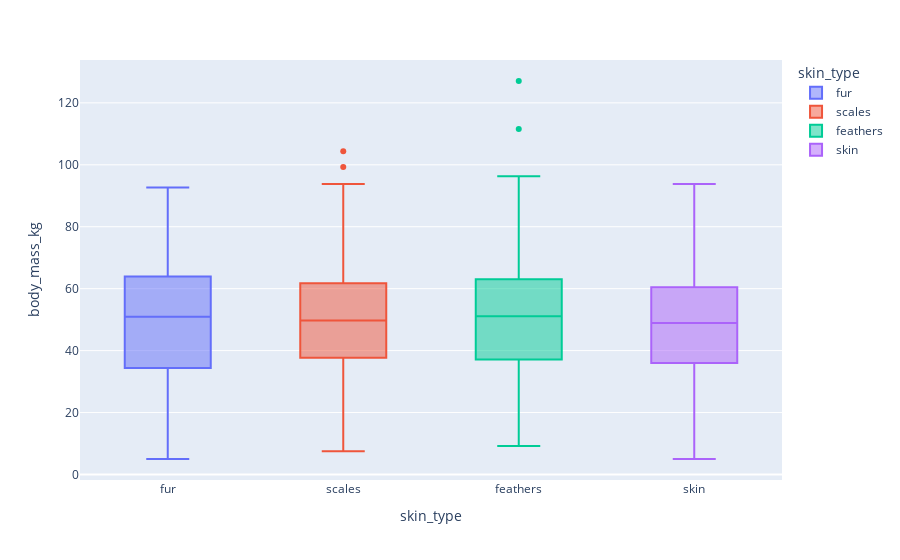

Here is the notebook cell this chart was saved with:
### Code cell
# Plot de distribuição (Box Plot) por skin_type e body_mass_kg
px.box(df_eda, x='skin_type', y='body_mass_kg', color='skin_type')

### Figure 1 — Plotly figure (JSON) as saved in the notebook; plotly's stock layout.template omitted (floating-point values rounded to 4 significant figures; data arrays with more than 128 entries replaced by an {"elided": "..."} marker saying what was removed)
{"data": [{"alignmentgroup": "True", "hovertemplate": "skin_type=%{x}<br>body_mass_kg=%{y}<extra></extra>", "legendgroup": "fur", "marker": {"color": "#636efa"}, "name": "fur", "notched": false, "offsetgroup": "fur", "orientation": "v", "showlegend": true, "type": "box", "x": {"elided": "151 str values"}, "x0": " ", "xaxis": "x", "y": {"elided": "151 float values"}, "y0": " ", "yaxis": "y"}, {"alignmentgroup": "True", "hovertemplate": "skin_type=%{x}<br>body_mass_kg=%{y}<extra></extra>", "legendgroup": "scales", "marker": {"color": "#EF553B"}, "name": "scales", "notched": false, "offsetgroup": "scales", "orientation": "v", "showlegend": true, "type": "box", "x": {"elided": "143 str values"}, "x0": " ", "xaxis": "x", "y": {"elided": "143 float values"}, "y0": " ", "yaxis": "y"}, {"alignmentgroup": "True", "hovertemplate": "skin_type=%{x}<br>body_mass_kg=%{y}<extra></extra>", "legendgroup": "feathers", "marker": {"color": "#00cc96"}, "name": "feathers", "notched": false, "offsetgroup": "feathers", "orientation": "v", "showlegend": true, "type": "box", "x": {"elided": "150 str values"}, "x0": " ", "xaxis": "x", "y": {"elided": "150 float values"}, "y0": " ", "yaxis": "y"}, {"alignmentgroup": "True", "hovertemplate": "skin_type=%{x}<br>body_mass_kg=%{y}<extra></extra>", "legendgroup": "skin", "marker": {"color": "#ab63fa"}, "name": "skin", "notched": false, "offsetgroup": "skin", "orientation": "v", "showlegend": true, "type": "box", "x": {"elided": "156 str values"}, "x0": " ", "xaxis": "x", "y": {"elided": "156 float values"}, "y0": " ", "yaxis": "y"}], "layout": {"boxmode": "overlay", "legend": {"title": {"text": "skin_type"}, "tracegroupgap": 0}, "margin": {"t": 60}, "xaxis": {"anchor": "y", "categoryarray": ["fur", "scales", "feathers", "skin"], "categoryorder": "array", "domain": [0, 1], "title": {"text": "skin_type"}}, "yaxis": {"anchor": "x", "domain": [0, 1], "title": {"text": "body_mass_kg"}}}}
